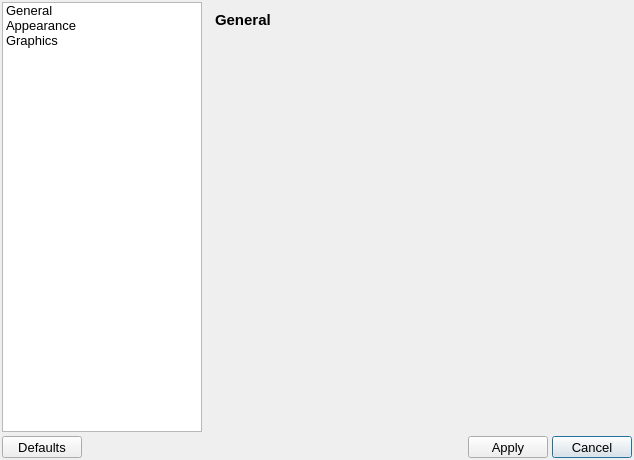
<?xml version="1.0" encoding="UTF-8"?>
<ui version="4.0">
 <class>PreferencesDialog</class>
 <widget class="QDialog" name="PreferencesDialog">
  <property name="geometry">
   <rect>
    <x>0</x>
    <y>0</y>
    <width>634</width>
    <height>460</height>
   </rect>
  </property>
  <property name="font">
   <font>
    <pointsize>10</pointsize>
   </font>
  </property>
  <property name="windowTitle">
   <string>Preferences</string>
  </property>
  <property name="windowIcon">
   <iconset resource="../../../resources/resources.qrc">
    <normaloff>:/icons/icons/Preferences.svg</normaloff>:/icons/icons/Preferences.svg</iconset>
  </property>
  <layout class="QGridLayout" name="gridLayout">
   <property name="leftMargin">
    <number>2</number>
   </property>
   <property name="topMargin">
    <number>2</number>
   </property>
   <property name="rightMargin">
    <number>2</number>
   </property>
   <property name="bottomMargin">
    <number>2</number>
   </property>
   <property name="spacing">
    <number>4</number>
   </property>
   <item row="2" column="1" colspan="2">
    <spacer name="horizontalSpacer">
     <property name="orientation">
      <enum>Qt::Horizontal</enum>
     </property>
     <property name="sizeHint" stdset="0">
      <size>
       <width>40</width>
       <height>20</height>
      </size>
     </property>
    </spacer>
   </item>
   <item row="2" column="4">
    <widget class="QPushButton" name="cancelButton">
     <property name="minimumSize">
      <size>
       <width>0</width>
       <height>20</height>
      </size>
     </property>
     <property name="maximumSize">
      <size>
       <width>80</width>
       <height>22</height>
      </size>
     </property>
     <property name="text">
      <string>Cancel</string>
     </property>
     <property name="icon">
      <iconset resource="../../../resources/resources.qrc">
       <normaloff>:/icons/icons/Cancel_icon.svg</normaloff>:/icons/icons/Cancel_icon.svg</iconset>
     </property>
    </widget>
   </item>
   <item row="2" column="0">
    <widget class="QPushButton" name="defaultsButton">
     <property name="minimumSize">
      <size>
       <width>0</width>
       <height>20</height>
      </size>
     </property>
     <property name="maximumSize">
      <size>
       <width>80</width>
       <height>22</height>
      </size>
     </property>
     <property name="text">
      <string>Defaults</string>
     </property>
    </widget>
   </item>
   <item row="2" column="3">
    <widget class="QPushButton" name="applyButton">
     <property name="minimumSize">
      <size>
       <width>0</width>
       <height>20</height>
      </size>
     </property>
     <property name="maximumSize">
      <size>
       <width>80</width>
       <height>22</height>
      </size>
     </property>
     <property name="text">
      <string>Apply</string>
     </property>
     <property name="icon">
      <iconset resource="../../../resources/resources.qrc">
       <normaloff>:/icons/icons/Ok_icon.svg</normaloff>:/icons/icons/Ok_icon.svg</iconset>
     </property>
    </widget>
   </item>
   <item row="0" column="1" rowspan="2" colspan="4">
    <widget class="QStackedWidget" name="stackedWidget">
     <property name="currentIndex">
      <number>0</number>
     </property>
     <widget class="QWidget" name="generalPage">
      <layout class="QGridLayout" name="gridLayout_2">
       <property name="leftMargin">
        <number>9</number>
       </property>
       <property name="topMargin">
        <number>9</number>
       </property>
       <property name="rightMargin">
        <number>2</number>
       </property>
       <property name="bottomMargin">
        <number>2</number>
       </property>
       <item row="0" column="0">
        <widget class="QLabel" name="generalLabel">
         <property name="font">
          <font>
           <pointsize>11</pointsize>
           <bold>true</bold>
          </font>
         </property>
         <property name="text">
          <string>General</string>
         </property>
        </widget>
       </item>
       <item row="1" column="0">
        <spacer name="verticalSpacer">
         <property name="orientation">
          <enum>Qt::Vertical</enum>
         </property>
         <property name="sizeHint" stdset="0">
          <size>
           <width>20</width>
           <height>40</height>
          </size>
         </property>
        </spacer>
       </item>
      </layout>
     </widget>
     <widget class="QWidget" name="appearancePage">
      <layout class="QGridLayout" name="gridLayout_4">
       <property name="rightMargin">
        <number>2</number>
       </property>
       <property name="bottomMargin">
        <number>2</number>
       </property>
       <item row="0" column="0">
        <widget class="QLabel" name="appearanceLabel">
         <property name="font">
          <font>
           <pointsize>11</pointsize>
           <bold>true</bold>
          </font>
         </property>
         <property name="text">
          <string>Appearance</string>
         </property>
        </widget>
       </item>
       <item row="1" column="0">
        <widget class="QGroupBox" name="appThemeGroupBox">
         <property name="title">
          <string>Application theme</string>
         </property>
         <layout class="QGridLayout" name="gridLayout_7">
          <property name="leftMargin">
           <number>4</number>
          </property>
          <property name="topMargin">
           <number>20</number>
          </property>
          <property name="rightMargin">
           <number>4</number>
          </property>
          <property name="bottomMargin">
           <number>4</number>
          </property>
          <property name="spacing">
           <number>4</number>
          </property>
          <item row="4" column="0">
           <widget class="QLabel" name="appSecColLabel">
            <property name="text">
             <string>Secondary Color</string>
            </property>
           </widget>
          </item>
          <item row="0" column="1">
           <widget class="QComboBox" name="appThemeComboBox"/>
          </item>
          <item row="5" column="0">
           <widget class="QLabel" name="appSecDarkColLabel">
            <property name="text">
             <string>Secondary Dark Color</string>
            </property>
           </widget>
          </item>
          <item row="2" column="0">
           <widget class="QLabel" name="appPriamryLightColLabel">
            <property name="text">
             <string>Primary Light Color</string>
            </property>
           </widget>
          </item>
          <item row="0" column="0">
           <widget class="QLabel" name="appThemeLabel">
            <property name="text">
             <string>Theme</string>
            </property>
           </widget>
          </item>
          <item row="1" column="0">
           <widget class="QLabel" name="appPrimaryColLabel">
            <property name="text">
             <string>Primary Color</string>
            </property>
           </widget>
          </item>
          <item row="6" column="0">
           <widget class="QLabel" name="appSecLightColLabel">
            <property name="text">
             <string>Secondary Light Color</string>
            </property>
           </widget>
          </item>
          <item row="3" column="0">
           <widget class="QLabel" name="appPriamaryTextColLabel">
            <property name="text">
             <string>Primary Text Color</string>
            </property>
           </widget>
          </item>
          <item row="7" column="0">
           <widget class="QLabel" name="appSecTextColLabel">
            <property name="text">
             <string>Secondary Text Color</string>
            </property>
           </widget>
          </item>
          <item row="1" column="1" rowspan="7">
           <widget class="QWidget" name="appColorsWidget" native="true">
            <property name="styleSheet">
             <string notr="true">QWidget {
	background-color: transparent;
}</string>
            </property>
            <layout class="QGridLayout" name="gridLayout_8">
             <property name="leftMargin">
              <number>0</number>
             </property>
             <property name="topMargin">
              <number>0</number>
             </property>
             <property name="rightMargin">
              <number>0</number>
             </property>
             <property name="bottomMargin">
              <number>0</number>
             </property>
             <property name="horizontalSpacing">
              <number>2</number>
             </property>
             <property name="verticalSpacing">
              <number>4</number>
             </property>
             <item row="0" column="0">
              <widget class="ColorPickerWidget" name="primaryColor" native="true">
               <property name="minimumSize">
                <size>
                 <width>0</width>
                 <height>0</height>
                </size>
               </property>
               <property name="maximumSize">
                <size>
                 <width>16777215</width>
                 <height>16777215</height>
                </size>
               </property>
              </widget>
             </item>
             <item row="1" column="0">
              <widget class="ColorPickerWidget" name="primaryLightColor" native="true">
               <property name="minimumSize">
                <size>
                 <width>0</width>
                 <height>0</height>
                </size>
               </property>
               <property name="maximumSize">
                <size>
                 <width>16777215</width>
                 <height>16777215</height>
                </size>
               </property>
              </widget>
             </item>
             <item row="2" column="0">
              <widget class="ColorPickerWidget" name="primaryTextColor" native="true">
               <property name="minimumSize">
                <size>
                 <width>0</width>
                 <height>0</height>
                </size>
               </property>
               <property name="maximumSize">
                <size>
                 <width>16777215</width>
                 <height>16777215</height>
                </size>
               </property>
              </widget>
             </item>
             <item row="3" column="0">
              <widget class="ColorPickerWidget" name="secColor" native="true">
               <property name="minimumSize">
                <size>
                 <width>0</width>
                 <height>0</height>
                </size>
               </property>
               <property name="maximumSize">
                <size>
                 <width>16777215</width>
                 <height>16777215</height>
                </size>
               </property>
              </widget>
             </item>
             <item row="4" column="0">
              <widget class="ColorPickerWidget" name="secDarkColor" native="true">
               <property name="minimumSize">
                <size>
                 <width>0</width>
                 <height>0</height>
                </size>
               </property>
               <property name="maximumSize">
                <size>
                 <width>16777215</width>
                 <height>16777215</height>
                </size>
               </property>
              </widget>
             </item>
             <item row="5" column="0">
              <widget class="ColorPickerWidget" name="secLightColor" native="true">
               <property name="minimumSize">
                <size>
                 <width>0</width>
                 <height>0</height>
                </size>
               </property>
               <property name="maximumSize">
                <size>
                 <width>16777215</width>
                 <height>16777215</height>
                </size>
               </property>
              </widget>
             </item>
             <item row="6" column="0">
              <widget class="ColorPickerWidget" name="secTextColor" native="true">
               <property name="minimumSize">
                <size>
                 <width>0</width>
                 <height>0</height>
                </size>
               </property>
               <property name="maximumSize">
                <size>
                 <width>16777215</width>
                 <height>16777215</height>
                </size>
               </property>
              </widget>
             </item>
            </layout>
           </widget>
          </item>
         </layout>
        </widget>
       </item>
       <item row="2" column="0">
        <spacer name="verticalSpacer_3">
         <property name="orientation">
          <enum>Qt::Vertical</enum>
         </property>
         <property name="sizeHint" stdset="0">
          <size>
           <width>20</width>
           <height>40</height>
          </size>
         </property>
        </spacer>
       </item>
      </layout>
     </widget>
     <widget class="QWidget" name="customPalettePage">
      <layout class="QGridLayout" name="gridLayout_3">
       <property name="rightMargin">
        <number>2</number>
       </property>
       <property name="bottomMargin">
        <number>2</number>
       </property>
       <property name="verticalSpacing">
        <number>6</number>
       </property>
       <item row="0" column="0">
        <widget class="QLabel" name="customPaletteLabel">
         <property name="font">
          <font>
           <pointsize>11</pointsize>
           <italic>false</italic>
           <bold>true</bold>
          </font>
         </property>
         <property name="text">
          <string>Custom Palette</string>
         </property>
        </widget>
       </item>
       <item row="2" column="0">
        <widget class="QGroupBox" name="entityColorsGroupBox">
         <property name="title">
          <string>Entity colors</string>
         </property>
         <layout class="QGridLayout" name="gridLayout_5">
          <property name="leftMargin">
           <number>4</number>
          </property>
          <property name="topMargin">
           <number>20</number>
          </property>
          <property name="rightMargin">
           <number>4</number>
          </property>
          <property name="bottomMargin">
           <number>4</number>
          </property>
          <property name="spacing">
           <number>4</number>
          </property>
          <item row="9" column="0">
           <widget class="QLabel" name="wireframeFacesLabel">
            <property name="text">
             <string>Wireframe Faces</string>
            </property>
           </widget>
          </item>
          <item row="8" column="0">
           <widget class="QLabel" name="seamEdgesLabel">
            <property name="text">
             <string>Seam Edges</string>
            </property>
           </widget>
          </item>
          <item row="7" column="0">
           <widget class="QLabel" name="sharedEdgesLabel">
            <property name="text">
             <string>Shared Edges</string>
            </property>
           </widget>
          </item>
          <item row="6" column="0">
           <widget class="QLabel" name="boundaryEdgesLabel">
            <property name="text">
             <string>Boundary Edges</string>
            </property>
           </widget>
          </item>
          <item row="10" column="0">
           <widget class="QLabel" name="shadedFacesLabel">
            <property name="text">
             <string>Shaded Faces</string>
            </property>
           </widget>
          </item>
          <item row="5" column="0">
           <widget class="QLabel" name="freeEdgesLabel">
            <property name="text">
             <string>Free Edges</string>
            </property>
           </widget>
          </item>
          <item row="4" column="0">
           <widget class="QLabel" name="sharedVerticesLabel">
            <property name="text">
             <string>Shared Vertices</string>
            </property>
           </widget>
          </item>
          <item row="3" column="0">
           <widget class="QLabel" name="freeVerticeslabel">
            <property name="text">
             <string>Free Vertices</string>
            </property>
           </widget>
          </item>
          <item row="2" column="0">
           <widget class="QLabel" name="isoLinesLabel">
            <property name="text">
             <string>Iso Lines</string>
            </property>
           </widget>
          </item>
          <item row="2" column="1" rowspan="9">
           <widget class="QWidget" name="entityColorsWidget" native="true">
            <property name="styleSheet">
             <string notr="true">QWidget {
	background-color: transparent;
}</string>
            </property>
            <layout class="QGridLayout" name="gridLayout_6">
             <property name="topMargin">
              <number>0</number>
             </property>
             <property name="rightMargin">
              <number>0</number>
             </property>
             <property name="bottomMargin">
              <number>0</number>
             </property>
             <property name="horizontalSpacing">
              <number>2</number>
             </property>
             <property name="verticalSpacing">
              <number>4</number>
             </property>
             <item row="0" column="0">
              <widget class="ColorPickerWidget" name="isoLinesColorPicker" native="true"/>
             </item>
             <item row="1" column="0">
              <widget class="ColorPickerWidget" name="freeVerticesColorPicker" native="true"/>
             </item>
             <item row="2" column="0">
              <widget class="ColorPickerWidget" name="sharedVerticesColorPicker" native="true"/>
             </item>
             <item row="3" column="0">
              <widget class="ColorPickerWidget" name="freeEdgesColorPicker" native="true"/>
             </item>
             <item row="4" column="0">
              <widget class="ColorPickerWidget" name="boundaryEdgesColorPicker" native="true"/>
             </item>
             <item row="5" column="0">
              <widget class="ColorPickerWidget" name="sharedEdgesColorPicker" native="true"/>
             </item>
             <item row="6" column="0">
              <widget class="ColorPickerWidget" name="seamEdgesColorPicker" native="true"/>
             </item>
             <item row="7" column="0">
              <widget class="ColorPickerWidget" name="wireframeFacesColorPicker" native="true"/>
             </item>
             <item row="8" column="0">
              <widget class="ColorPickerWidget" name="shadedFacesColorPicker" native="true"/>
             </item>
            </layout>
           </widget>
          </item>
         </layout>
        </widget>
       </item>
       <item row="5" column="0">
        <spacer name="verticalSpacer_2">
         <property name="orientation">
          <enum>Qt::Vertical</enum>
         </property>
         <property name="sizeHint" stdset="0">
          <size>
           <width>20</width>
           <height>40</height>
          </size>
         </property>
        </spacer>
       </item>
      </layout>
     </widget>
    </widget>
   </item>
   <item row="0" column="0" rowspan="2">
    <widget class="QListWidget" name="settingsGroupsList">
     <property name="maximumSize">
      <size>
       <width>200</width>
       <height>16777215</height>
      </size>
     </property>
     <property name="font">
      <font>
       <pointsize>10</pointsize>
      </font>
     </property>
     <property name="styleSheet">
      <string notr="true"/>
     </property>
     <property name="frameShape">
      <enum>QFrame::StyledPanel</enum>
     </property>
     <property name="frameShadow">
      <enum>QFrame::Sunken</enum>
     </property>
     <property name="iconSize">
      <size>
       <width>25</width>
       <height>25</height>
      </size>
     </property>
     <property name="spacing">
      <number>5</number>
     </property>
     <item>
      <property name="text">
       <string>General</string>
      </property>
      <property name="font">
       <font>
        <pointsize>10</pointsize>
       </font>
      </property>
      <property name="icon">
       <iconset resource="../../../resources/resources.qrc">
        <normaloff>:/icons/icons/customize0.svg</normaloff>:/icons/icons/customize0.svg</iconset>
      </property>
     </item>
     <item>
      <property name="text">
       <string>Appearance</string>
      </property>
      <property name="font">
       <font>
        <pointsize>10</pointsize>
       </font>
      </property>
      <property name="icon">
       <iconset resource="../../../resources/resources.qrc">
        <normaloff>:/icons/icons/Theme.svg</normaloff>:/icons/icons/Theme.svg</iconset>
      </property>
     </item>
     <item>
      <property name="text">
       <string>Graphics</string>
      </property>
      <property name="font">
       <font>
        <pointsize>10</pointsize>
       </font>
      </property>
      <property name="icon">
       <iconset resource="../../../resources/resources.qrc">
        <normaloff>:/icons/icons/Color_palette.svg</normaloff>:/icons/icons/Color_palette.svg</iconset>
      </property>
     </item>
    </widget>
   </item>
  </layout>
 </widget>
 <customwidgets>
  <customwidget>
   <class>ColorPickerWidget</class>
   <extends>QWidget</extends>
   <header>ColorPickerWidget.h</header>
   <container>1</container>
  </customwidget>
 </customwidgets>
 <tabstops>
  <tabstop>settingsGroupsList</tabstop>
  <tabstop>defaultsButton</tabstop>
  <tabstop>applyButton</tabstop>
  <tabstop>cancelButton</tabstop>
 </tabstops>
 <resources>
  <include location="../../../resources/resources.qrc"/>
 </resources>
 <connections>
  <connection>
   <sender>settingsGroupsList</sender>
   <signal>currentRowChanged(int)</signal>
   <receiver>stackedWidget</receiver>
   <slot>setCurrentIndex(int)</slot>
   <hints>
    <hint type="sourcelabel">
     <x>132</x>
     <y>34</y>
    </hint>
    <hint type="destinationlabel">
     <x>225</x>
     <y>48</y>
    </hint>
   </hints>
  </connection>
  <connection>
   <sender>cancelButton</sender>
   <signal>clicked()</signal>
   <receiver>PreferencesDialog</receiver>
   <slot>close()</slot>
   <hints>
    <hint type="sourcelabel">
     <x>574</x>
     <y>448</y>
    </hint>
    <hint type="destinationlabel">
     <x>536</x>
     <y>-11</y>
    </hint>
   </hints>
  </connection>
 </connections>
</ui>
